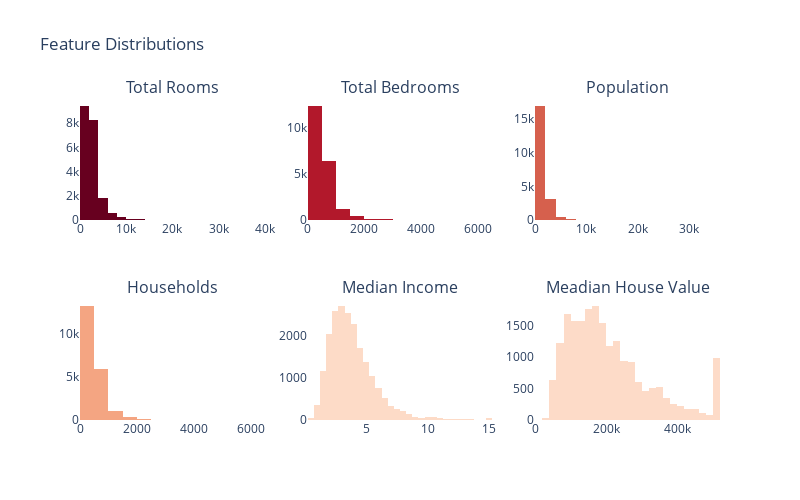

This figure's notebook cell:
### Code cell
fig = make_subplots(
    rows=2, cols=3, 
    subplot_titles=['Total Rooms', 'Total Bedrooms', 'Population', 
                    'Households', 'Median Income', 'Meadian House Value'] 
)
colors = ['#67001f', '#b2182b', '#d6604d', '#f4a582', '#fddbc7','#fddbc8']

features = ['total_rooms', 'total_bedrooms', 'population', 'households', 'median_income','median_house_value']
for i, column in enumerate(features):
    fig.add_trace(
        go.Histogram(x=house[column], nbinsx=30, marker_color=colors[i]),
        row=(i // 3) + 1, col=(i % 3) + 1
    )
fig.update_layout(
    title_text='Feature Distributions',
    height=500, width=800,
    showlegend=False,
    plot_bgcolor='white'
)

fig.show()

### Figure 1 — Plotly figure (JSON) as saved in the notebook; plotly's stock layout.template omitted (floating-point values rounded to 4 significant figures; data arrays with more than 128 entries replaced by an {"elided": "..."} marker saying what was removed)
{"data": [{"marker": {"color": "#67001f"}, "nbinsx": 30, "type": "histogram", "x": {"elided": "20640 float values"}, "xaxis": "x", "yaxis": "y"}, {"marker": {"color": "#b2182b"}, "nbinsx": 30, "type": "histogram", "x": {"elided": "20640 float values"}, "xaxis": "x2", "yaxis": "y2"}, {"marker": {"color": "#d6604d"}, "nbinsx": 30, "type": "histogram", "x": {"elided": "20640 float values"}, "xaxis": "x3", "yaxis": "y3"}, {"marker": {"color": "#f4a582"}, "nbinsx": 30, "type": "histogram", "x": {"elided": "20640 float values"}, "xaxis": "x4", "yaxis": "y4"}, {"marker": {"color": "#fddbc7"}, "nbinsx": 30, "type": "histogram", "x": {"elided": "20640 float values"}, "xaxis": "x5", "yaxis": "y5"}, {"marker": {"color": "#fddbc8"}, "nbinsx": 30, "type": "histogram", "x": {"elided": "20640 float values"}, "xaxis": "x6", "yaxis": "y6"}], "layout": {"annotations": [{"font": {"size": 16}, "showarrow": false, "text": "Total Rooms", "x": 0.1444, "xanchor": "center", "xref": "paper", "y": 1, "yanchor": "bottom", "yref": "paper"}, {"font": {"size": 16}, "showarrow": false, "text": "Total Bedrooms", "x": 0.5, "xanchor": "center", "xref": "paper", "y": 1, "yanchor": "bottom", "yref": "paper"}, {"font": {"size": 16}, "showarrow": false, "text": "Population", "x": 0.8556, "xanchor": "center", "xref": "paper", "y": 1, "yanchor": "bottom", "yref": "paper"}, {"font": {"size": 16}, "showarrow": false, "text": "Households", "x": 0.1444, "xanchor": "center", "xref": "paper", "y": 0.375, "yanchor": "bottom", "yref": "paper"}, {"font": {"size": 16}, "showarrow": false, "text": "Median Income", "x": 0.5, "xanchor": "center", "xref": "paper", "y": 0.375, "yanchor": "bottom", "yref": "paper"}, {"font": {"size": 16}, "showarrow": false, "text": "Meadian House Value", "x": 0.8556, "xanchor": "center", "xref": "paper", "y": 0.375, "yanchor": "bottom", "yref": "paper"}], "height": 500, "plot_bgcolor": "white", "showlegend": false, "title": {"text": "Feature Distributions"}, "width": 800, "xaxis": {"anchor": "y", "domain": [0, 0.2889]}, "xaxis2": {"anchor": "y2", "domain": [0.3556, 0.6444]}, "xaxis3": {"anchor": "y3", "domain": [0.7111, 1]}, "xaxis4": {"anchor": "y4", "domain": [0, 0.2889]}, "xaxis5": {"anchor": "y5", "domain": [0.3556, 0.6444]}, "xaxis6": {"anchor": "y6", "domain": [0.7111, 1]}, "yaxis": {"anchor": "x", "domain": [0.625, 1]}, "yaxis2": {"anchor": "x2", "domain": [0.625, 1]}, "yaxis3": {"anchor": "x3", "domain": [0.625, 1]}, "yaxis4": {"anchor": "x4", "domain": [0, 0.375]}, "yaxis5": {"anchor": "x5", "domain": [0, 0.375]}, "yaxis6": {"anchor": "x6", "domain": [0, 0.375]}}}
